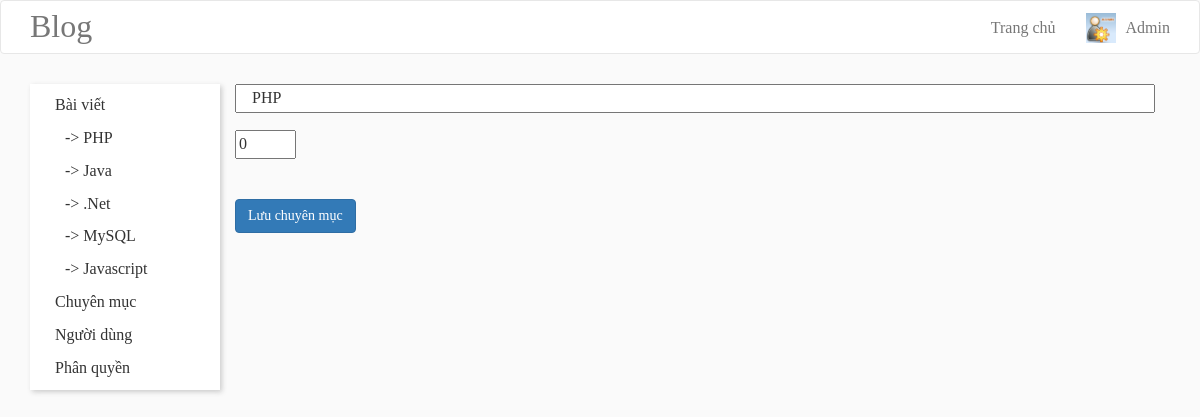
The app's page /admin/editcategory.php?id=1 with its own data.
### tables this page shows
CREATE TABLE `category` (
  `categoryID` int(11) NOT NULL,
  `categoryName` text,
  `categoryParent` int(11) DEFAULT NULL,
  `memberEditCategory` int(11) NOT NULL,
  `datetimeEditCategory` datetime NOT NULL
);

### models/query.php (called while the page is built, shortened)
<?php
	class Category
	{
		public function getCategory() {
			$sql = mysql_query(
				"SELECT *
				FROM category
				where categoryParent = 0") or die("Error query");
			if (mysql_num_rows($sql) > 0) {
				while ($row = mysql_fetch_array($sql)) {
					$arr[] = array(
						'categoryID'=>$row['categoryID'],
						'categoryName'=>$row['categoryName'],
						'categoryParent'=>$row['categoryParent'],
						'memberEditCategory'=>$row['memberEditCategory'],
						'datetimeEditCategory'=>$row['datetimeEditCategory']
						);
				}
			}
			else {
				echo $arr = "";
			}
			return $arr;
		}
		public function getCategoryById($categoryID) {
			$sql = mysql_query(
				"SELECT *
				FROM category
				where categoryID = $categoryID") or die("Error query");
			if (mysql_num_rows($sql) > 0) {
				while ($row = mysql_fetch_array($sql)) {
					$arr = array(
						'categoryID'=>$row['categoryID'],
						'categoryName'=>$row['categoryName'],
						'categoryParent'=>$row['categoryParent'],
						'memberEditCategory'=>$row['memberEditCategory'],
						'datetimeEditCategory'=>$row['datetimeEditCategory']
						);
				}
			}
			else {
				echo $arr = "";
			}
			return $arr;
		}
	}

### admin/editcategory.php (the view, shortened to what this page needs)
<?php
	include "../models/query.php";
	$category = new SQL\Category();
	$listCategory = $category->getCategory();
	$categoryID = $_GET['id'];
	$list = $category->getCategoryById($categoryID);
?>
<!DOCTYPE html>
<html>
<head>
	<link rel="stylesheet" href="https://maxcdn.bootstrapcdn.com/bootstrap/3.3.6/css/bootstrap.min.css">
	<link rel="stylesheet" href="../css/font-awesome.min.css">
	<link rel="stylesheet" type="text/css" href="../css/stylewrite.css">
</head>
<body>
	<header>
		<nav id="navbar-example" class="navbar navbar-default navbar-static">
			<div class="container">
				<div class="navbar-header">
					<a class="navbar-brand logo" href="../index.php">Blog</a>
				</div>
				<div class="collapse navbar-collapse bs-example-js-navbar-collapse">
					<ul class="nav navbar-nav navbar-right">
						<li><a class="nav navbar-brand navbar-right" href="home.php">Trang chủ</a></li>
						<li>
							<a class="nav navbar-brand navbar-right" href="#">
								<img src="../images/members/admin-account-dnn7.png">
								Admin
							</a>
						</li>
					</ul>
				</div>
			</div>
		</nav>
	</header>
	<div class="content">
		<div class="container">
			<div class="col-sm-2">
				<ul>
					<li><a href="home.php">Bài viết</a>
						<ul>
							<?php
								foreach ($listCategory as $key => $value) {
							?>
							<li>-> <a href="sitetab.php?name=<?php echo $value['categoryName']; ?>"><?php echo $value['categoryName']; ?></a></li>
							<?php
								}
							?>
						</ul>
					</li>
					<li><a href="category.php">Chuyên mục</a></li>
					<li><a href="member.php">Người dùng</a></li>
					<li><a href="level.php">Phân quyền</a></li>
				</ul>
			</div>
			<div class="col-sm-10">
				<form method="post" action="" enctype="multipart/form-data">
					<div class="category">
						<input class="col-sm-12" type="text" name="name" placeholder="Tên chuyên mục..." value="<?php echo $list['categoryName'] ?>">
						<br/><br/>
						<input type="number" name="parent" min="0" max="10" value="<?php echo $list['categoryParent'] ?>">
					</div>
					<div class="bottom">
						<button class="btn btn-primary" name="save" onclick='return confirm("Bạn chắc chắn muốn lưu chuyên mục này?")'>Lưu chuyên mục</button>
					</div>
				</form>
			</div>
		</div>
	</div>
</body>
</html>

### css/stylewrite.css (style rules this page uses)
body { font-family: Georgia, Lucida Console; font-size: 16px; background-color: #fafafa; }
.navbar-default { background-color: #fff; }
.navbar-header { width: 300px; float: left; }
.logo { font-family: Lucida Console; font-size: 32px; }
.collapse ul li { font-family: Georgia; font-size: 16px; margin-left: 30px; margin-top: 10px; }
.collapse ul li a { margin-top: -8px; font-family: Georgia; font-size: 16px; float: left; position: relative; }
.collapse ul li a img { width: 30px; height: 30px; float: left; margin-top: -5px; margin-right: 10px; }
.content { margin-top: -40px; }
.col-sm-2 { box-shadow: 2px 2px 5px #ccc; background-color: #fff; }
.col-sm-2 ul li { list-style: none; margin-left: -30px; padding-top: 10px; }
.col-sm-2 ul li a { color: #333; margin-top: 10px; }
.content { padding-top: 50px; }
.bottom { margin-top: 20px; }
.bottom button { margin-top: 20px; margin-right: 10px; }

### records on screen
category: categoryName "PHP", name "PHP", parent "0"
category: categoryName "Java"
category: categoryName ".Net"
category: categoryName "MySQL"
category: categoryName "Javascript"
